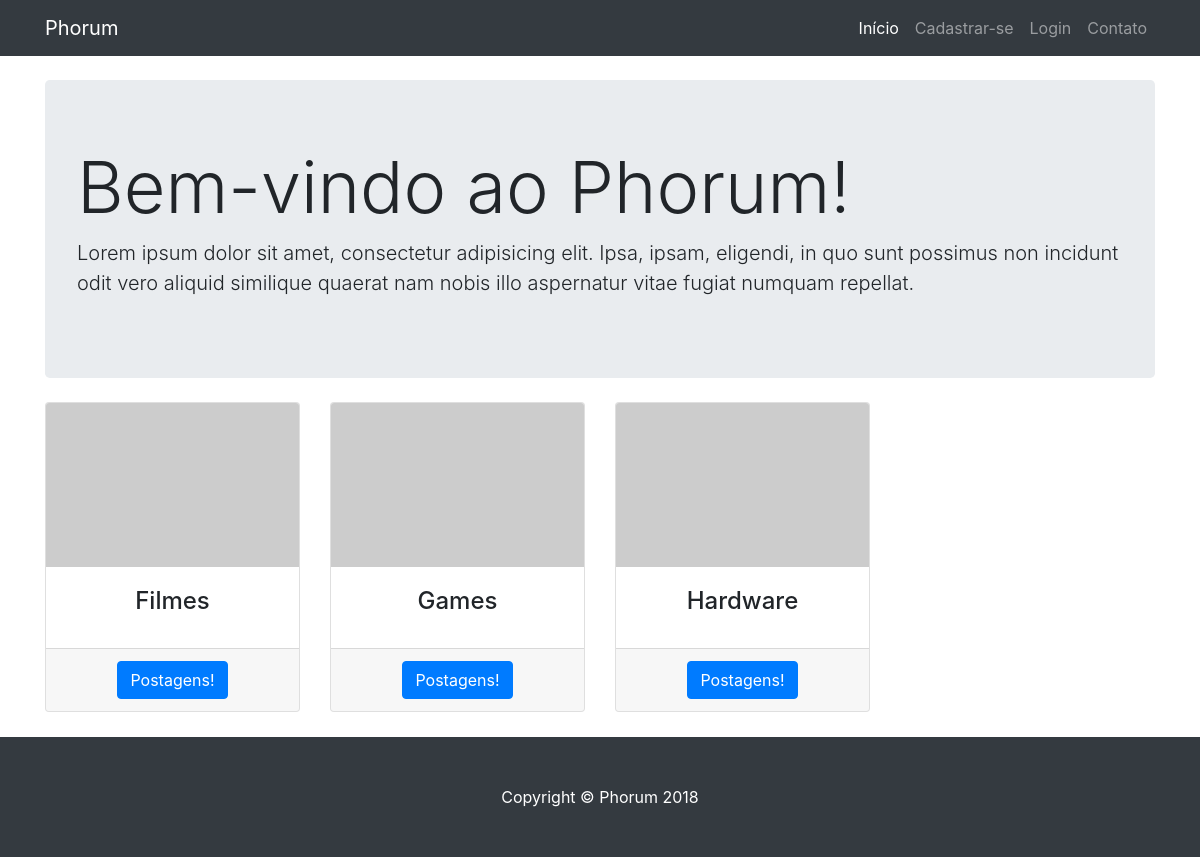
The app's page /forumfinal/index.php with its own data.
### tables this page shows
CREATE TABLE IF NOT EXISTS `categorias` (
  `id_cat` int(11) NOT NULL AUTO_INCREMENT,
  `categoria` varchar(255) NOT NULL,
  PRIMARY KEY (`id_cat`)
);

### forumfinal/index.php (the view, shortened to what this page needs)
<?php
require_once('inc/conexao.php');
?>
<!DOCTYPE html>
<html lang="en">
  <head>
    <link rel="stylesheet" href="https://stackpath.bootstrapcdn.com/bootstrap/4.1.0/css/bootstrap.min.css">
    <link href="css/heroic-features.css" rel="stylesheet">
    <link rel="stylesheet" href="https://cdnjs.cloudflare.com/ajax/libs/animate.css/3.5.2/animate.min.css">
  </head>
  <body>
      <?php
      if (!isset($_SESSION['user']) || !isset($_SESSION['senha'])){
        ?>
          <nav class="navbar navbar-expand-lg navbar-dark bg-dark fixed-top">
            <div class="container">
              <a class="navbar-brand animated flip" href="index.php">Phorum</a>
              <div class="collapse navbar-collapse" id="navbarResponsive">
                <ul class="navbar-nav ml-auto">
                  <li class="nav-item active">
                    <a class="nav-link" href="index.php">Início
                    </a>
                  </li>
                  <li class="nav-item">
                    <a class="nav-link" id="openModal" href="cadastro.php">Cadastrar-se</a>
                  </li>
                  <li class="nav-item">
                    <a class="nav-link" id="openModal2" href="#">Login</a>
                  </li>
                  <li class="nav-item">
                    <a class="nav-link" id="openModal3" href="contato.php">Contato</a>
                  </li>
                </ul>
              </div>
            </div>
          </nav>
        <?php
      }
    ?>
    <div class="container">
      <header class="jumbotron my-4 animated rubberBand">
        <h1 class="display-3">Bem-vindo ao Phorum!</h1>
        <p class="lead">Lorem ipsum dolor sit amet, consectetur adipisicing elit. Ipsa, ipsam, eligendi, in quo sunt possimus non incidunt odit vero aliquid similique quaerat nam nobis illo aspernatur vitae fugiat numquam repellat.</p>
      </header>
      <div class="row text-center">
      <?php
      $sql = 'SELECT * FROM categorias ORDER BY categoria ASC';
      $result = mysqli_query($conexao, $sql);
      $result_array = mysqli_fetch_all($result,MYSQLI_ASSOC);
      foreach ($result_array as $cats) {
        $html = '
        <div class="col-lg-3 col-md-6 mb-4 animated rubberBand">
          <div class="card">
            <img class="card-img-top" src="http://placehold.it/500x325" alt="">
            <div class="card-body">
              <h4 class="card-title">'.$cats['categoria'].'</h4>
            </div>
            <div class="card-footer">
              <a href="lucas/posts.php?idcat='.$cats['id_cat'].'" class="btn btn-primary">Postagens!</a>
            </div>
          </div>
        </div>';
        echo $html;
       }
      ?>
      </div>
    </div>
    <footer class="py-5 bg-dark">
      <div class="container">
        <p class="m-0 text-center text-white">Copyright &copy; Phorum 2018</p>
      </div>
    </footer>
  </body>
</html>

### forumfinal/css/heroic-features.css (style rules this page uses)
body { padding-top: 54px; }
@media (min-width: 992px) { body { padding-top: 56px; } }
* { box-sizing: border-box; }
html,body { margin: 0; }
img { max-width: 100%; }

### records on screen
categorias: categoria "Filmes"
categorias: categoria "Games"
categorias: categoria "Hardware"
